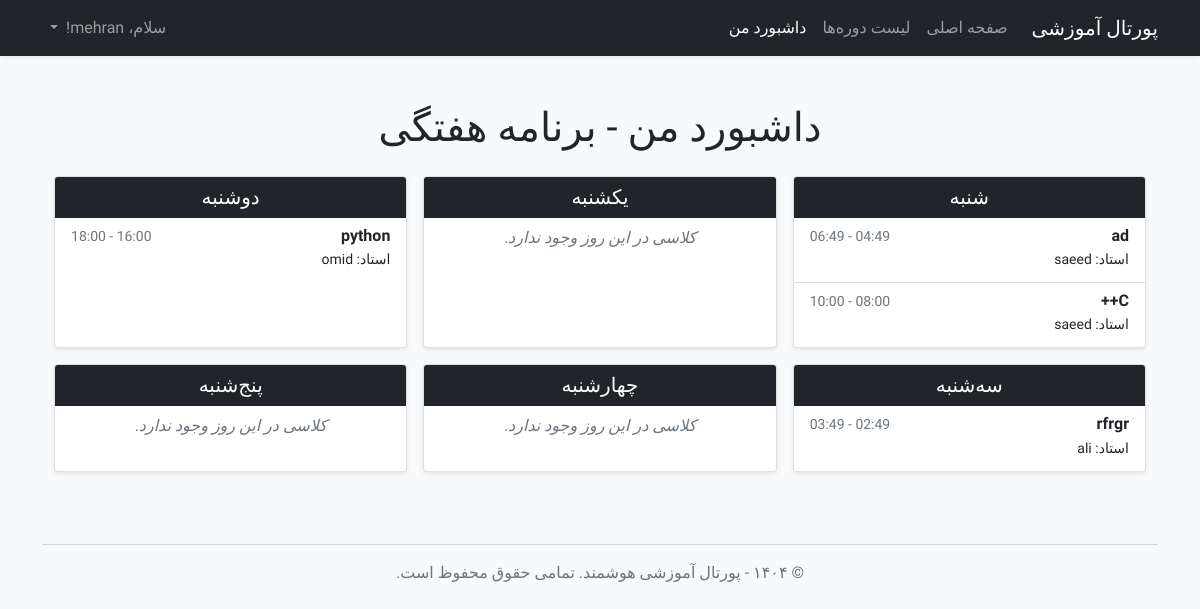
The app's page /my_dashboard (signed in) with its own data.
### app/models.py (models this page shows, shortened)
class User(UserMixin, db.Model):
    id = db.Column(db.Integer, primary_key=True)
    username = db.Column(db.String(64), index=True, unique=True, nullable=False)
    email = db.Column(db.String(120), index=True, unique=True, nullable=False)
    password_hash = db.Column(db.String(128))
    role = db.Column(db.String(20), nullable=False, default='student')
    enrollments = db.relationship('Enrollment', backref='student', lazy='dynamic', foreign_keys='Enrollment.user_id')
    taught_courses = db.relationship('Course', backref='instructor', lazy='dynamic',
                                     foreign_keys='Course.instructor_id')

class Course(db.Model):
    id = db.Column(db.Integer, primary_key=True)
    title = db.Column(db.String(140), nullable=False)
    description = db.Column(db.Text)
    day_of_week = db.Column(db.String(20), nullable=False)
    start_time = db.Column(db.Time, nullable=False)
    end_time = db.Column(db.Time, nullable=False)
    capacity = db.Column(db.Integer, default=20)
    instructor_id = db.Column(db.Integer, db.ForeignKey('user.id'))
    term_id = db.Column(db.Integer, db.ForeignKey('term.id'), nullable=False)
    enrollments = db.relationship('Enrollment', backref='course', lazy='dynamic', foreign_keys='Enrollment.course_id')
    prereqs = db.relationship(
        'Course', secondary=prerequisites,
        primaryjoin=(prerequisites.c.course_id == id),
        secondaryjoin=(prerequisites.c.prerequisite_id == id),
        backref=db.backref('is_prereq_for', lazy='dynamic'),
        lazy='dynamic'
    )

### app/routes.py (the view)
@app.route('/my_dashboard')
@login_required
def my_dashboard():
    if current_user.role == 'student':
        enrolled_courses = Course.query.join(Enrollment).filter(
            Enrollment.user_id == current_user.id
        ).order_by(Course.start_time).all()
        return render_template('dashboard.html', title='داشبورد من', courses=enrolled_courses)
    elif current_user.role in ['admin', 'instructor']:
        return redirect(url_for('manage_courses'))
    return redirect(url_for('index'))

### app/models.py (called while the page is built)
@login.user_loader
def load_user(id):
    return User.query.get(int(id))

### app/templates/dashboard.html
{% extends "base.html" %}
{% block content %}
<div class="container py-4">
    <h1 class="mb-4 text-center">داشبورد من - برنامه هفتگی</h1>
    {% if courses %}
    {% set days = [
        ('Saturday', 'شنبه'), ('Sunday', 'یکشنبه'), ('Monday', 'دوشنبه'),
        ('Tuesday', 'سه‌شنبه'), ('Wednesday', 'چهارشنبه'), ('Thursday', 'پنج‌شنبه')
    ] %}
    <div class="row g-3">
        {% for day_en, day_fa in days %}
        <div class="col-md-6 col-lg-4">
            <div class="card shadow-sm h-100">
                <div class="card-header bg-dark text-white text-center">
                    <h5 class="mb-0">{{ day_fa }}</h5>
                </div>
                <div class="list-group list-group-flush">
                    {% set courses_on_this_day = namespace(items=[]) %}
                    {% for course in courses if course.day_of_week == day_en %}
                        {% set courses_on_this_day.items = courses_on_this_day.items + [course] %}
                    {% endfor %}
                    {% if courses_on_this_day.items %}
                        {% for course in courses_on_this_day.items %}
                        <div class="list-group-item">
                            <div class="d-flex w-100 justify-content-between">
                                <h6 class="mb-1 fw-bold">{{ course.title }}</h6>
                                <small class="text-muted">{{ course.start_time.strftime('%H:%M') }} - {{ course.end_time.strftime('%H:%M') }}</small>
                            </div>
                            <p class="mb-1 small">استاد: {{ course.instructor.username }}</p>
                        </div>
                        {% endfor %}
                    {% else %}
                        <div class="list-group-item text-center text-muted fst-italic">
                            کلاسی در این روز وجود ندارد.
                        </div>
                    {% endif %}
                </div>
            </div>
        </div>
        {% endfor %}
    </div>
    {% else %}
    <div class="alert alert-info">
        شما هنوز در هیچ دوره‌ای ثبت‌نام نکرده‌اید.
        <a href="{{ url_for('courses') }}" class="alert-link">لیست دوره‌ها را مشاهده کنید.</a>
    </div>
    {% endif %}
</div>
{% endblock %}

### app/templates/base.html (shortened to what this page needs)
<!doctype html>
<html lang="fa" dir="rtl">
<head>
    <link href="https://cdn.jsdelivr.net/npm/bootstrap@5.1.3/dist/css/bootstrap.rtl.min.css" rel="stylesheet">
    <link rel="stylesheet" href="{{ url_for('static', filename='css/style.css') }}">
</head>
<body class="bg-light">
    <nav class="navbar navbar-expand-lg navbar-dark bg-dark shadow-sm">
        <div class="container">
            <a class="navbar-brand" href="{{ url_for('home') }}">پورتال آموزشی</a>
            <div class="collapse navbar-collapse" id="navbarNav">
                <ul class="navbar-nav me-auto mb-2 mb-lg-0">
                    <li class="nav-item">
                        <a class="nav-link" href="{{ url_for('home') }}">صفحه اصلی</a>
                    </li>
                    <li class="nav-item">
                        <a class="nav-link" href="{{ url_for('courses') }}">لیست دوره‌ها</a>
                    </li>
                    {% if current_user.is_authenticated %}
                        <li class="nav-item">
                            <a class="nav-link active" href="{{ url_for('my_dashboard') }}">
                                {% if current_user.role == 'student' %}
                                    داشبورد من
                                {% else %}
                                    پنل مدیریت
                                {% endif %}
                            </a>
                        </li>
                    {% endif %}
                </ul>
                <ul class="navbar-nav ms-auto">
                    {% if current_user.is_anonymous %}
                    <li class="nav-item">
                        <a class="nav-link" href="{{ url_for('login') }}">ورود</a>
                    </li>
                    <li class="nav-item">
                        <a class="nav-link btn btn-primary btn-sm text-white" href="{{ url_for('register') }}">ثبت‌نام</a>
                    </li>
                    {% else %}
                    <li class="nav-item dropdown">
                        <a class="nav-link dropdown-toggle" href="#" id="navbarDropdown" role="button" data-bs-toggle="dropdown">
                            سلام، {{ current_user.username }}!
                        </a>
                    </li>
                    {% endif %}
                </ul>
            </div>
        </div>
    </nav>
    <main class="container mt-4">
        {% block content %}{% endblock %}
    </main>
    <footer class="container text-center mt-5 mb-3 text-muted">
        <hr>
        <p>&copy; ۱۴۰۴ - پورتال آموزشی هوشمند. تمامی حقوق محفوظ است.</p>
    </footer>
</body>
</html>

### app/static/css/style.css (style rules this page uses)
body { font-family: 'Vazirmatn', sans-serif; font-weight: 400; }

### records on screen
User: username "mehran"
Course: title "ad", start_time "04:49", end_time "06:49", instructor.username "saeed"
Course: title "C++", start_time "08:00", end_time "10:00", instructor.username "saeed"
Course: title "python", end_time "18:00", instructor.username "omid"
Course: title "rfrgr", start_time "02:49", end_time "03:49", instructor.username "ali"

### other values on screen
{{ day_fa }} "شنبه" "یکشنبه" "دوشنبه" "سه‌شنبه" "چهارشنبه" "پنج‌شنبه"
